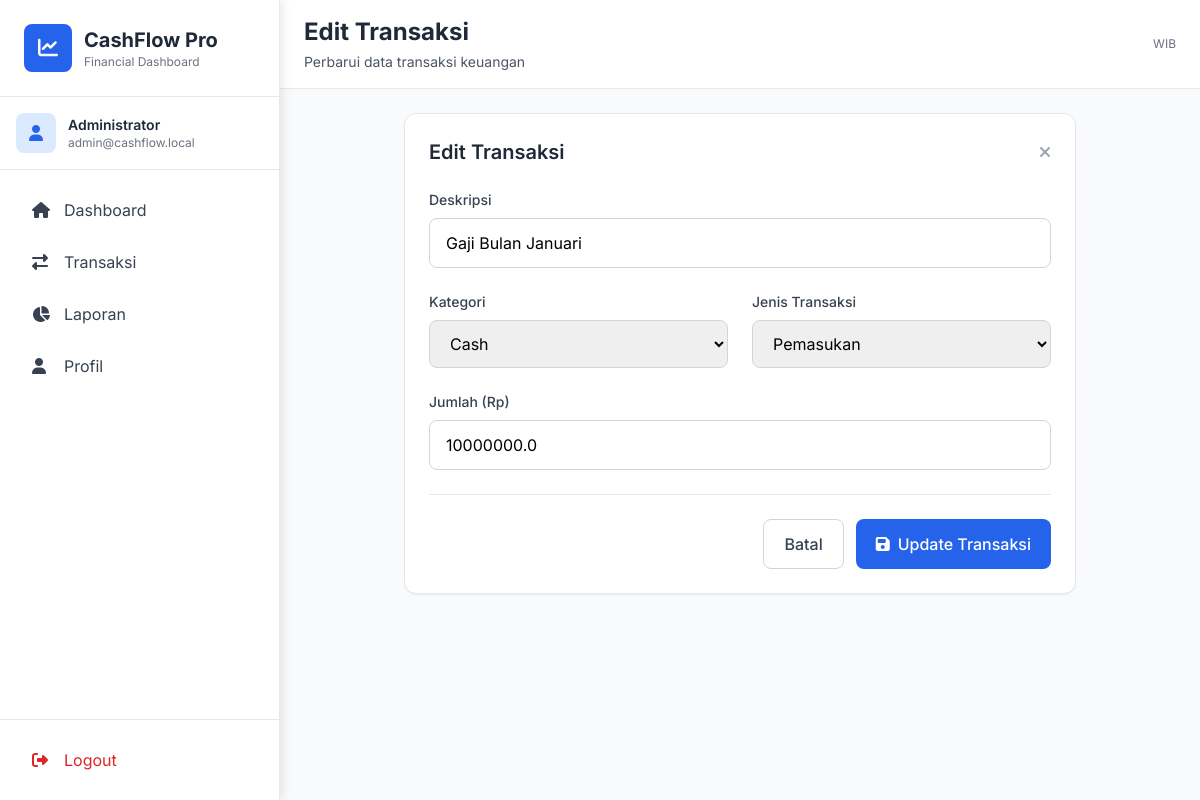
/edit_transaction/1 (signed in), run on the app's committed database.
### tables this page shows
CREATE TABLE users (
        id INTEGER PRIMARY KEY AUTOINCREMENT,
        username TEXT UNIQUE NOT NULL,
        email TEXT,
        password TEXT NOT NULL,
        full_name TEXT,
        created_at TIMESTAMP DEFAULT CURRENT_TIMESTAMP
    );

CREATE TABLE transactions (
        id INTEGER PRIMARY KEY AUTOINCREMENT,
        user_id INTEGER NOT NULL,
        description TEXT NOT NULL,
        category TEXT NOT NULL,
        transaction_type TEXT NOT NULL,
        amount REAL NOT NULL,
        transaction_date TIMESTAMP DEFAULT CURRENT_TIMESTAMP,
        FOREIGN KEY (user_id) REFERENCES users (id)
    );

### app.py (the view, shortened to what this page needs)
@app.route('/edit_transaction/<int:id>', methods=['GET', 'POST'])
@login_required
def edit_transaction(id):
    conn = get_db_connection()
    c = conn.cursor()
    if request.method == 'GET':
        c.execute('SELECT * FROM transactions WHERE id = ? AND user_id = ?', (id, current_user.id))
        transaction = c.fetchone()
        if not transaction:
            flash('Transaksi tidak ditemukan!', 'danger')
            return redirect(url_for('transactions'))
        transaction_dict = {
            'id': transaction['id'],
            'description': transaction['description'],
            'category': transaction['category'],
            'transaction_type': transaction['transaction_type'],
            'amount': transaction['amount'],
            'transaction_date': transaction['transaction_date']
        }
        conn.close()
        return render_template('edit.html', data=transaction_dict, format_rupiah=format_rupiah)

### app.py (called while the page is built)
@login_manager.user_loader
def load_user(user_id):
    conn = sqlite3.connect('cashflow.db')
    c = conn.cursor()
    c.execute('SELECT id, username, email, full_name FROM users WHERE id = ?', (user_id,))
    user = c.fetchone()
    conn.close()
    if user:
        return User(user[0], user[1], user[2], user[3])
    return None

def get_db_connection():
    conn = sqlite3.connect('cashflow.db')
    conn.row_factory = sqlite3.Row
    return conn

### templates/edit.html (shortened to what this page needs)
{% extends 'base.html' %}
{% block page_title %}Edit Transaksi{% endblock %}
{% block page_subtitle %}Perbarui data transaksi keuangan{% endblock %}
{% block content %}
<div class="max-w-2xl mx-auto">
    <div class="bg-white rounded-xl shadow-sm border border-gray-200">
        <div class="p-6">
            <div class="mb-6">
                <div class="flex justify-between items-center">
                    <h3 class="text-xl font-semibold text-gray-800">Edit Transaksi</h3>
                    <a href="{{ url_for('transactions') }}" class="text-gray-400 hover:text-gray-600">
                        <i class="fas fa-times"></i>
                    </a>
                </div>
            </div>
            <form method="POST" action="{{ url_for('edit_transaction', id=data.id) }}" class="space-y-6">
                <div>
                    <label class="block text-sm font-medium text-gray-700 mb-2">Deskripsi</label>
                    <input type="text" name="description" value="{{ data.description }}" required
                           class="w-full border border-gray-300 rounded-lg px-4 py-3 focus:ring-2 focus:ring-blue-500 focus:border-blue-500 outline-none transition-colors duration-200">
                </div>
                <div class="grid grid-cols-1 md:grid-cols-2 gap-6">
                    <div>
                        <label class="block text-sm font-medium text-gray-700 mb-2">Kategori</label>
                        <select name="category" required class="w-full border border-gray-300 rounded-lg px-4 py-3 focus:ring-2 focus:ring-blue-500 focus:border-blue-500 outline-none transition-colors duration-200">
                            <option value="cash" {% if data.category == 'cash' %}selected{% endif %}>Cash</option>
                        </select>
                    </div>
                    <div>
                        <label class="block text-sm font-medium text-gray-700 mb-2">Jenis Transaksi</label>
                        <select name="transaction" required class="w-full border border-gray-300 rounded-lg px-4 py-3 focus:ring-2 focus:ring-blue-500 focus:border-blue-500 outline-none transition-colors duration-200">
                            <option value="income" {% if data.transaction_type == 'income' %}selected{% endif %}>Pemasukan</option>
                        </select>
                    </div>
                </div>
                <div>
                    <label class="block text-sm font-medium text-gray-700 mb-2">Jumlah (Rp)</label>
                    <input type="number" step="0.01" name="amount" value="{{ data.amount }}" min="0" required
                           class="w-full border border-gray-300 rounded-lg px-4 py-3 focus:ring-2 focus:ring-blue-500 focus:border-blue-500 outline-none transition-colors duration-200">
                </div>
                <div class="flex justify-end gap-3 pt-6 border-t border-gray-200">
                    <a href="{{ url_for('transactions') }}" class="px-5 py-3 border border-gray-300 text-gray-700 rounded-lg hover:bg-gray-50 transition-colors duration-200 font-medium">
                        Batal
                    </a>
                    <button type="submit" class="px-5 py-3 bg-blue-600 text-white rounded-lg hover:bg-blue-700 transition-colors duration-200 font-medium inline-flex items-center">
                        <i class="fas fa-save mr-2"></i> Update Transaksi
                    </button>
                </div>
            </form>
        </div>
    </div>
</div>
{% endblock %}

### templates/base.html (shortened to what this page needs)
<!DOCTYPE html>
<html lang="id">
<head>
    <script src="https://cdn.tailwindcss.com"></script>
    <link rel="stylesheet" href="https://cdnjs.cloudflare.com/ajax/libs/font-awesome/6.4.0/css/all.min.css">
</head>
<body class="bg-gray-50">
    {% if current_user.is_authenticated %}
    <aside id="sidebar" class="sidebar bg-white border-r border-gray-200">
        <div class="p-6 border-b border-gray-200">
            <div class="flex items-center space-x-3">
                <div class="w-12 h-12 bg-blue-600 rounded-lg flex items-center justify-center">
                    <i class="fas fa-chart-line text-white text-xl"></i>
                </div>
                <div>
                    <h1 class="text-xl font-bold text-gray-800">CashFlow Pro</h1>
                    <p class="text-xs text-gray-500">Financial Dashboard</p>
                </div>
            </div>
        </div>
        <div class="p-4 border-b border-gray-200">
            <div class="flex items-center space-x-3">
                <div class="w-10 h-10 bg-blue-100 rounded-lg flex items-center justify-center">
                    <i class="fas fa-user text-blue-600"></i>
                </div>
                <div>
                    <p class="text-sm font-semibold text-gray-800">{{ current_user.full_name or current_user.username }}</p>
                    <p class="text-xs text-gray-500">{{ current_user.email or 'No email' }}</p>
                </div>
            </div>
        </div>
        <nav class="p-4">
            <div class="space-y-1">
                <a href="{{ url_for('dashboard') }}"
                   class="flex items-center space-x-3 px-4 py-3 rounded-lg text-gray-700 hover:bg-blue-50 hover:text-blue-600 transition-colors duration-200 ">
                    <i class="fas fa-home w-5"></i>
                    <span>Dashboard</span>
                </a>
                <a href="{{ url_for('transactions') }}"
                   class="flex items-center space-x-3 px-4 py-3 rounded-lg text-gray-700 hover:bg-blue-50 hover:text-blue-600 transition-colors duration-200 ">
                    <i class="fas fa-exchange-alt w-5"></i>
                    <span>Transaksi</span>
                </a>
                <a href="{{ url_for('reports') }}"
                   class="flex items-center space-x-3 px-4 py-3 rounded-lg text-gray-700 hover:bg-blue-50 hover:text-blue-600 transition-colors duration-200 ">
                    <i class="fas fa-chart-pie w-5"></i>
                    <span>Laporan</span>
                </a>
                <a href="{{ url_for('profile') }}"
                   class="flex items-center space-x-3 px-4 py-3 rounded-lg text-gray-700 hover:bg-blue-50 hover:text-blue-600 transition-colors duration-200 ">
                    <i class="fas fa-user w-5"></i>
                    <span>Profil</span>
                </a>
            </div>
        </nav>
        <div class="absolute bottom-0 left-0 right-0 p-4 border-t border-gray-200">
            <a href="{{ url_for('logout') }}"
               class="flex items-center space-x-3 px-4 py-3 rounded-lg text-red-600 hover:bg-red-50 transition-colors duration-200">
                <i class="fas fa-sign-out-alt w-5"></i>
                <span>Logout</span>
            </a>
        </div>
    </aside>
    {% endif %}
    <main class="main-content min-h-screen">
        {% if current_user.is_authenticated %}
        <header class="bg-white border-b border-gray-200">
            <div class="px-4 py-4 md:px-6">
                <div class="flex flex-col md:flex-row md:justify-between md:items-center">
                    <div>
                        <h2 class="text-xl md:text-2xl font-bold text-gray-800">{% block page_title %}{% endblock %}</h2>
                        <p class="text-sm text-gray-600 mt-1">{% block page_subtitle %}{% endblock %}</p>
                    </div>
                    <div class="hidden md:flex items-center space-x-4 mt-2 md:mt-0">
                        <div class="text-right">
                            <p class="text-xs text-gray-500">{{ current_time }} WIB</p>
                        </div>
                    </div>
                </div>
            </div>
        </header>
        {% endif %}
        <div class="p-4 md:p-6">
            {% block content %}{% endblock %}
        </div>
    </main>
</body>
</html>

### templates/base.html (style rules this page uses)
* { font-family: 'Inter', sans-serif; }
.sidebar { width: 280px; height: 100vh; position: fixed; left: 0; top: 0; z-index: 50; transform: translateX(-100%); transition: transform 0.3s ease; background: white; box-shadow: 2px 0 10px rgba(0, 0, 0, 0.1); }
.main-content { margin-left: 0; transition: margin-left 0.3s ease; min-height: 100vh; }
@media (min-width: 1024px) { .sidebar { transform: translateX(0); } }
@media (min-width: 1024px) { .main-content { margin-left: 280px; } }

### data on the page
users: full_name "Administrator", email "admin@cashflow.local"
transactions: description "Gaji Bulan Januari", category "Cash", transaction "Pemasukan", amount "10000000.0"
